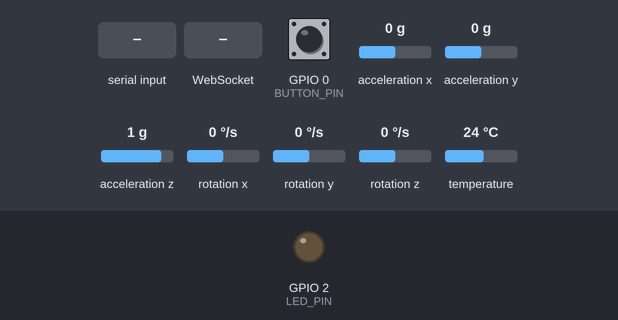
The sketch below on a simulated ESP32. On the bench: output pins drawn as LEDs (lit = HIGH). Dashed ring = blinking. Inputs (shaded band) come from the test bench; at power-on: GPIO 0 (BUTTON_PIN) HIGH, acceleration x 0 g, acceleration y 0 g, acceleration z 1 g, rotation x 0 °/s, rotation y 0 °/s, rotation z 0 °/s, temperature 24 °C. WiFi joins after 1.5 s; servers stay silent unless stated; what the sketch prints to the serial monitor is not drawn.

Above: at 2.3 s.
2.4 s: "1\n" received over Serial
3.9 s: GPIO 0 (BUTTON_PIN) pulled LOW for 0.15 s
At 4.7 s:
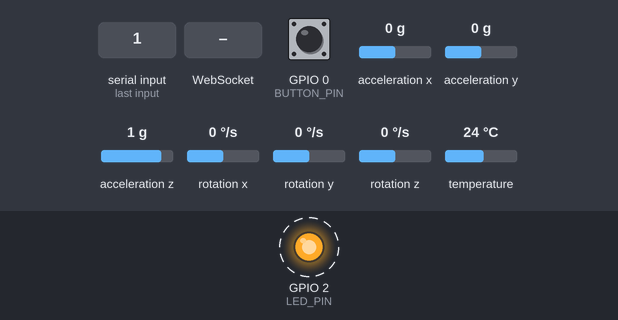
7.0 s: WebSocket text "1" received
Timing chart, 0 to 16.0 s (numbered marks = the images above; inputs shaded):
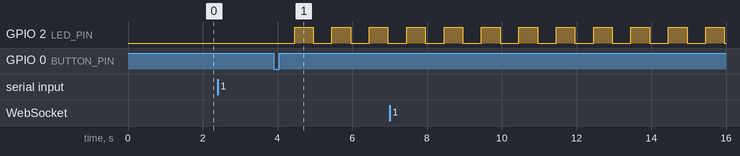

Measured:
- after the input at 2.4 s, every drawn part: stays the same
- after the input at 3.9 s, GPIO 2 (LED_PIN): alternates HIGH for 0.50 s and LOW for 0.50 s, starting after 0.56 s

The sketch:

esp32_data.ino
```cpp
#include <WiFi.h>
#include <HTTPClient.h>
#include <ArduinoJson.h>
#include <Wire.h>
#include <Adafruit_MPU6050.h>
#include <Adafruit_Sensor.h>
#include <WebSocketsClient.h>

const char* ssid = "OpenWrt";

String currentLabel = "";
WebSocketsClient webSocket;
bool pendingSessionStart = false;


Adafruit_MPU6050 mpu;


const int BUTTON_PIN = 0;
const int LED_PIN = 2;


bool isRecording = false;
bool lastButtonState = HIGH;
bool currentButtonState = HIGH;
unsigned long lastDebounceTime = 0;
const unsigned long debounceDelay = 50;

unsigned long lastSend = 0;
const int sendInterval = 50;


const String deviceID = "ESP32_01";

void setup() {
  Serial.begin(115200);

  pinMode(BUTTON_PIN, INPUT_PULLUP);
  pinMode(LED_PIN, OUTPUT);
  digitalWrite(LED_PIN, LOW);

  Wire.begin();

  Serial.println("Intitializing IMU sensor...");

  if (!mpu.begin()) {
    Serial.println("Failed to find IMU");
    while (1) {
      digitalWrite(LED_PIN, !digitalRead(LED_PIN));
      delay(100);
    }
  }

  Serial.println("IMU Sensor initialized successfully");


  mpu.setAccelerometerRange(MPU6050_RANGE_8_G);
  mpu.setGyroRange(MPU6050_RANGE_500_DEG);
  mpu.setFilterBandwidth(MPU6050_BAND_21_HZ);


  WiFi.begin(ssid);
  Serial.print("Connecting to WiFi");

  while (WiFi.status() != WL_CONNECTED) {
    delay(500);
    Serial.print(".");
  }


  Serial.println();
  Serial.println("WiFi connected");
  Serial.print("IP Address: ");
  Serial.println(WiFi.localIP());
  Serial.println("Ready to send IMU data");

  webSocket.onEvent(webSocketEvent);
  webSocket.setReconnectInterval(500);
  webSocket.begin("192.168.1.244", 8000, "/ws");

  pendingSessionStart = true;

  digitalWrite(LED_PIN, LOW);

  Serial.println("Enter punch label (e.g. left_jab, right_hook):");
  while (currentLabel == "") {
    webSocket.loop();
    if (Serial.available()) {
      currentLabel = Serial.readStringUntil('\n');
      currentLabel.trim();
      currentLabel.replace("\r", "");
      currentLabel.replace(" ", "_");
    }
  }

  Serial.print("Label set to: ");
  Serial.println(currentLabel);

  if (webSocket.isConnected()) {
    sendControlMessage("start");
    Serial.println("Session started on server");
    pendingSessionStart = false;
  }

}


void loop() {
  webSocket.loop();
  checkButton();

    // Only send data if recording
    if (isRecording && (millis() - lastSend >= sendInterval)) {
      sendIMUData();
      lastSend = millis();
    }

    // Blink LED when recording
    if (isRecording) {
      static unsigned long lastBlink = 0;
      if (millis() - lastBlink >= 500) {
        digitalWrite(LED_PIN, !digitalRead(LED_PIN));
        lastBlink = millis();
      }
    }
  }

void checkButton() {
  int reading = digitalRead(BUTTON_PIN);

  // Check if button state changed
  if (reading != lastButtonState) {
    lastDebounceTime = millis();
  }

  // If enough time has passed, consider it a valid state change
  if ((millis() - lastDebounceTime) > debounceDelay) {
    if (reading != currentButtonState) {
      currentButtonState = reading;

      // Button pressed (LOW because of INPUT_PULLUP)
      if (currentButtonState == LOW) {
        toggleRecording();
      }
    }
  }

  lastButtonState = reading;
}

void webSocketEvent(
  WStype_t type,
  uint8_t * payload,
  size_t length
) {
  switch(type) {
    case WStype_CONNECTED:
      Serial.println("WEBSOCKET CONNECTED");
      if (pendingSessionStart && currentLabel != "") {
        sendControlMessage("start");
        Serial.println("Session started on server");
        pendingSessionStart = false;
      }
      break;
    case WStype_DISCONNECTED:
      Serial.println("WEBSOCKET DISCONNECTED");
      break;
    case WStype_TEXT:
      Serial.printf("Received %s\n", payload);
      break;
    case WStype_ERROR:
      Serial.println("WEBSOCKET ERROR");
      break;
  }
}

void toggleRecording() {
  isRecording = !isRecording;

  if (isRecording) {
    Serial.println("=== RECORDING STARTED ===");
    digitalWrite(LED_PIN, HIGH);

    sendControlMessage("start");

  } else {
    Serial.println("=== RECORDING STOPPED ===");
    digitalWrite(LED_PIN, LOW);
    sendControlMessage("stop");
  }
}

void sendIMUData() {
  sensors_event_t accel, gyro, temp;

  mpu.getEvent(&accel, &gyro, &temp);

  StaticJsonDocument<256> doc;

  doc["device_id"] = deviceID;
  doc["type"] = "imu";
  doc["timestamp"] = millis();

  JsonObject sensor = doc["sensor"].to<JsonObject>();

  sensor["accel_x"] = accel.acceleration.x;
  sensor["accel_y"] = accel.acceleration.y;
  sensor["accel_z"] = accel.acceleration.z;

  sensor["gyro_x"] = gyro.gyro.x;
  sensor["gyro_y"] = gyro.gyro.y;
  sensor["gyro_z"] = gyro.gyro.z;

  sensor["temp"] = temp.temperature;


  String jsonString;
  serializeJson(doc, jsonString);

  if (webSocket.isConnected()) {
    webSocket.sendTXT(jsonString);
  }

}

void sendControlMessage(const char* action) {
  StaticJsonDocument<128> doc;
  doc["type"] = "control";
  doc["action"] = action;
  doc["label"] = currentLabel;

  String msg;
  serializeJson(doc, msg);

  if (webSocket.isConnected()) {
    webSocket.sendTXT(msg);
  }
}

void forceSave() {
  sendControlMessage("save");
}
```
